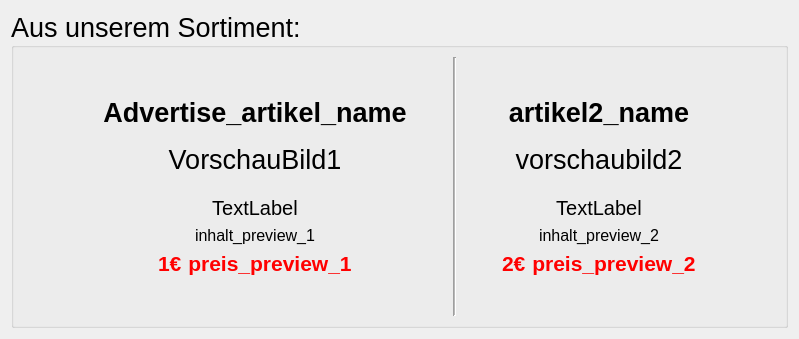
         <widget class="QWidget" name="page_5">
          <layout class="QHBoxLayout" name="horizontalLayout_16">
           <item>
            <widget class="QGroupBox" name="groupBoxAdvertise">
             <property name="font">
              <font>
               <family>Segoe UI</family>
               <pointsize>20</pointsize>
               <bold>false</bold>
              </font>
             </property>
             <property name="title">
              <string>Aus unserem Sortiment:</string>
             </property>
             <layout class="QHBoxLayout" name="horizontalLayout_8">
              <item>
               <spacer name="horizontalSpacer_21">
                <property name="orientation">
                 <enum>Qt::Horizontal</enum>
                </property>
                <property name="sizeHint" stdset="0">
                 <size>
                  <width>40</width>
                  <height>20</height>
                 </size>
                </property>
               </spacer>
              </item>
              <item>
               <spacer name="horizontalSpacer_23">
                <property name="orientation">
                 <enum>Qt::Horizontal</enum>
                </property>
                <property name="sizeHint" stdset="0">
                 <size>
                  <width>40</width>
                  <height>20</height>
                 </size>
                </property>
               </spacer>
              </item>
              <item>
               <layout class="QVBoxLayout" name="verticalLayout_7">
                <item>
                 <spacer name="verticalSpacer_18">
                  <property name="orientation">
                   <enum>Qt::Vertical</enum>
                  </property>
                  <property name="sizeType">
                   <enum>QSizePolicy::Fixed</enum>
                  </property>
                  <property name="sizeHint" stdset="0">
                   <size>
                    <width>20</width>
                    <height>40</height>
                   </size>
                  </property>
                 </spacer>
                </item>
                <item>
                 <widget class="QLabel" name="Advertise_artikel_name">
                  <property name="font">
                   <font>
                    <pointsize>20</pointsize>
                    <bold>true</bold>
                   </font>
                  </property>
                  <property name="text">
                   <string>Advertise_artikel_name</string>
                  </property>
                  <property name="alignment">
                   <set>Qt::AlignCenter</set>
                  </property>
                 </widget>
                </item>
                <item>
                 <spacer name="verticalSpacer_22">
                  <property name="orientation">
                   <enum>Qt::Vertical</enum>
                  </property>
                  <property name="sizeType">
                   <enum>QSizePolicy::Fixed</enum>
                  </property>
                  <property name="sizeHint" stdset="0">
                   <size>
                    <width>20</width>
                    <height>10</height>
                   </size>
                  </property>
                 </spacer>
                </item>
                <item>
                 <widget class="QLabel" name="VorschauBild1">
                  <property name="sizePolicy">
                   <sizepolicy hsizetype="Expanding" vsizetype="Preferred">
                    <horstretch>0</horstretch>
                    <verstretch>0</verstretch>
                   </sizepolicy>
                  </property>
                  <property name="text">
                   <string>VorschauBild1</string>
                  </property>
                  <property name="alignment">
                   <set>Qt::AlignCenter</set>
                  </property>
                 </widget>
                </item>
                <item>
                 <spacer name="verticalSpacer_17">
                  <property name="orientation">
                   <enum>Qt::Vertical</enum>
                  </property>
                  <property name="sizeType">
                   <enum>QSizePolicy::Fixed</enum>
                  </property>
                  <property name="sizeHint" stdset="0">
                   <size>
                    <width>20</width>
                    <height>15</height>
                   </size>
                  </property>
                 </spacer>
                </item>
                <item>
                 <widget class="QLabel" name="textEdit_previewdescription">
                  <property name="font">
                   <font>
                    <pointsize>15</pointsize>
                   </font>
                  </property>
                  <property name="text">
                   <string>TextLabel</string>
                  </property>
                  <property name="alignment">
                   <set>Qt::AlignCenter</set>
                  </property>
                 </widget>
                </item>
                <item>
                 <widget class="QLabel" name="inhalt_preview_1">
                  <property name="font">
                   <font>
                    <pointsize>12</pointsize>
                   </font>
                  </property>
                  <property name="text">
                   <string>inhalt_preview_1</string>
                  </property>
                  <property name="alignment">
                   <set>Qt::AlignCenter</set>
                  </property>
                 </widget>
                </item>
                <item>
                 <layout class="QHBoxLayout" name="horizontalLayout_6">
                  <item>
                   <spacer name="horizontalSpacer_15">
                    <property name="orientation">
                     <enum>Qt::Horizontal</enum>
                    </property>
                    <property name="sizeType">
                     <enum>QSizePolicy::Expanding</enum>
                    </property>
                    <property name="sizeHint" stdset="0">
                     <size>
                      <width>0</width>
                      <height>20</height>
                     </size>
                    </property>
                   </spacer>
                  </item>
                  <item>
                   <widget class="QLabel" name="label_s_price_1">
                    <property name="sizePolicy">
                     <sizepolicy hsizetype="Fixed" vsizetype="Preferred">
                      <horstretch>0</horstretch>
                      <verstretch>0</verstretch>
                     </sizepolicy>
                    </property>
                    <property name="font">
                     <font>
                      <pointsize>16</pointsize>
                      <bold>true</bold>
                     </font>
                    </property>
                    <property name="styleSheet">
                     <string notr="true">color: rgb(255, 0, 0);</string>
                    </property>
                    <property name="text">
                     <string>1€</string>
                    </property>
                   </widget>
                  </item>
                  <item>
                   <widget class="QLabel" name="preis_preview_1">
                    <property name="sizePolicy">
                     <sizepolicy hsizetype="Fixed" vsizetype="Preferred">
                      <horstretch>0</horstretch>
                      <verstretch>0</verstretch>
                     </sizepolicy>
                    </property>
                    <property name="font">
                     <font>
                      <pointsize>16</pointsize>
                      <bold>true</bold>
                      <strikeout>false</strikeout>
                     </font>
                    </property>
                    <property name="styleSheet">
                     <string notr="true">color: rgb(255, 0, 0);</string>
                    </property>
                    <property name="text">
                     <string>preis_preview_1</string>
                    </property>
                    <property name="alignment">
                     <set>Qt::AlignCenter</set>
                    </property>
                   </widget>
                  </item>
                  <item>
                   <spacer name="horizontalSpacer_16">
                    <property name="orientation">
                     <enum>Qt::Horizontal</enum>
                    </property>
                    <property name="sizeType">
                     <enum>QSizePolicy::Expanding</enum>
                    </property>
                    <property name="sizeHint" stdset="0">
                     <size>
                      <width>0</width>
                      <height>20</height>
                     </size>
                    </property>
                   </spacer>
                  </item>
                 </layout>
                </item>
                <item>
                 <spacer name="verticalSpacer_20">
                  <property name="orientation">
                   <enum>Qt::Vertical</enum>
                  </property>
                  <property name="sizeType">
                   <enum>QSizePolicy::Fixed</enum>
                  </property>
                  <property name="sizeHint" stdset="0">
                   <size>
                    <width>20</width>
                    <height>40</height>
                   </size>
                  </property>
                 </spacer>
                </item>
               </layout>
              </item>
              <item>
               <spacer name="horizontalSpacer_25">
                <property name="orientation">
                 <enum>Qt::Horizontal</enum>
                </property>
                <property name="sizeHint" stdset="0">
                 <size>
                  <width>40</width>
                  <height>20</height>
                 </size>
                </property>
               </spacer>
              </item>
              <item>
               <widget class="Line" name="line_3">
                <property name="midLineWidth">
                 <number>1</number>
                </property>
                <property name="orientation">
                 <enum>Qt::Vertical</enum>
                </property>
               </widget>
              </item>
              <item>
               <spacer name="horizontalSpacer_14">
                <property name="orientation">
                 <enum>Qt::Horizontal</enum>
                </property>
                <property name="sizeHint" stdset="0">
                 <size>
                  <width>40</width>
                  <height>20</height>
                 </size>
                </property>
               </spacer>
              </item>
              <item>
               <layout class="QVBoxLayout" name="verticalLayout">
                <item>
                 <spacer name="verticalSpacer_19">
                  <property name="orientation">
                   <enum>Qt::Vertical</enum>
                  </property>
                  <property name="sizeType">
                   <enum>QSizePolicy::Fixed</enum>
                  </property>
                  <property name="sizeHint" stdset="0">
                   <size>
                    <width>20</width>
                    <height>40</height>
                   </size>
                  </property>
                 </spacer>
                </item>
                <item>
                 <widget class="QLabel" name="advertise2_articel_name">
                  <property name="font">
                   <font>
                    <pointsize>20</pointsize>
                    <bold>true</bold>
                   </font>
                  </property>
                  <property name="text">
                   <string>artikel2_name</string>
                  </property>
                  <property name="alignment">
                   <set>Qt::AlignCenter</set>
                  </property>
                 </widget>
                </item>
                <item>
                 <spacer name="verticalSpacer_23">
                  <property name="orientation">
                   <enum>Qt::Vertical</enum>
                  </property>
                  <property name="sizeType">
                   <enum>QSizePolicy::Fixed</enum>
                  </property>
                  <property name="sizeHint" stdset="0">
                   <size>
                    <width>20</width>
                    <height>10</height>
                   </size>
                  </property>
                 </spacer>
                </item>
                <item>
                 <widget class="QLabel" name="vorschaubild2">
                  <property name="sizePolicy">
                   <sizepolicy hsizetype="Expanding" vsizetype="Preferred">
                    <horstretch>0</horstretch>
                    <verstretch>0</verstretch>
                   </sizepolicy>
                  </property>
                  <property name="text">
                   <string>vorschaubild2</string>
                  </property>
                  <property name="alignment">
                   <set>Qt::AlignCenter</set>
                  </property>
                 </widget>
                </item>
                <item>
                 <spacer name="verticalSpacer_24">
                  <property name="orientation">
                   <enum>Qt::Vertical</enum>
                  </property>
                  <property name="sizeType">
                   <enum>QSizePolicy::Fixed</enum>
                  </property>
                  <property name="sizeHint" stdset="0">
                   <size>
                    <width>20</width>
                    <height>15</height>
                   </size>
                  </property>
                 </spacer>
                </item>
                <item>
                 <widget class="QLabel" name="textEdit_prevdescr2">
                  <property name="font">
                   <font>
                    <pointsize>15</pointsize>
                   </font>
                  </property>
                  <property name="text">
                   <string>TextLabel</string>
                  </property>
                  <property name="alignment">
                   <set>Qt::AlignCenter</set>
                  </property>
                 </widget>
                </item>
                <item>
                 <widget class="QLabel" name="inhalt_preview_2">
                  <property name="font">
                   <font>
                    <pointsize>12</pointsize>
                   </font>
                  </property>
                  <property name="text">
                   <string>inhalt_preview_2</string>
                  </property>
                  <property name="alignment">
                   <set>Qt::AlignCenter</set>
                  </property>
                 </widget>
                </item>
                <item>
                 <layout class="QHBoxLayout" name="horizontalLayout_12">
                  <item>
                   <spacer name="horizontalSpacer_19">
                    <property name="orientation">
                     <enum>Qt::Horizontal</enum>
                    </property>
                    <property name="sizeType">
                     <enum>QSizePolicy::Expanding</enum>
                    </property>
                    <property name="sizeHint" stdset="0">
                     <size>
                      <width>0</width>
                      <height>20</height>
                     </size>
                    </property>
                   </spacer>
                  </item>
                  <item>
                   <widget class="QLabel" name="label_s_price_2">
                    <property name="sizePolicy">
                     <sizepolicy hsizetype="Fixed" vsizetype="Preferred">
                      <horstretch>0</horstretch>
                      <verstretch>0</verstretch>
                     </sizepolicy>
                    </property>
                    <property name="font">
                     <font>
                      <pointsize>16</pointsize>
                      <bold>true</bold>
                     </font>
                    </property>
                    <property name="styleSheet">
                     <string notr="true">color: rgb(255, 0, 0);</string>
                    </property>
                    <property name="text">
                     <string>2€</string>
                    </property>
                   </widget>
                  </item>
                  <item>
                   <widget class="QLabel" name="preis_preview_2">
                    <property name="sizePolicy">
                     <sizepolicy hsizetype="Fixed" vsizetype="Preferred">
                      <horstretch>0</horstretch>
                      <verstretch>0</verstretch>
                     </sizepolicy>
                    </property>
                    <property name="font">
                     <font>
                      <pointsize>16</pointsize>
                      <bold>true</bold>
                     </font>
                    </property>
                    <property name="styleSheet">
                     <string notr="true">color: rgb(255, 0, 0);</string>
                    </property>
                    <property name="text">
                     <string>preis_preview_2</string>
                    </property>
                    <property name="alignment">
                     <set>Qt::AlignCenter</set>
                    </property>
                   </widget>
                  </item>
                  <item>
                   <spacer name="horizontalSpacer_22">
                    <property name="orientation">
                     <enum>Qt::Horizontal</enum>
                    </property>
                    <property name="sizeType">
                     <enum>QSizePolicy::Expanding</enum>
                    </property>
                    <property name="sizeHint" stdset="0">
                     <size>
                      <width>0</width>
                      <height>20</height>
                     </size>
                    </property>
                   </spacer>
                  </item>
                 </layout>
                </item>
                <item>
                 <spacer name="verticalSpacer_21">
                  <property name="orientation">
                   <enum>Qt::Vertical</enum>
                  </property>
                  <property name="sizeType">
                   <enum>QSizePolicy::Fixed</enum>
                  </property>
                  <property name="sizeHint" stdset="0">
                   <size>
                    <width>20</width>
                    <height>40</height>
                   </size>
                  </property>
                 </spacer>
                </item>
               </layout>
              </item>
              <item>
               <spacer name="horizontalSpacer_24">
                <property name="orientation">
                 <enum>Qt::Horizontal</enum>
                </property>
                <property name="sizeHint" stdset="0">
                 <size>
                  <width>40</width>
                  <height>20</height>
                 </size>
                </property>
               </spacer>
              </item>
              <item>
               <spacer name="horizontalSpacer_20">
                <property name="orientation">
                 <enum>Qt::Horizontal</enum>
                </property>
                <property name="sizeHint" stdset="0">
                 <size>
                  <width>40</width>
                  <height>20</height>
                 </size>
                </property>
               </spacer>
              </item>
             </layout>
            </widget>
           </item>
          </layout>
         </widget>
